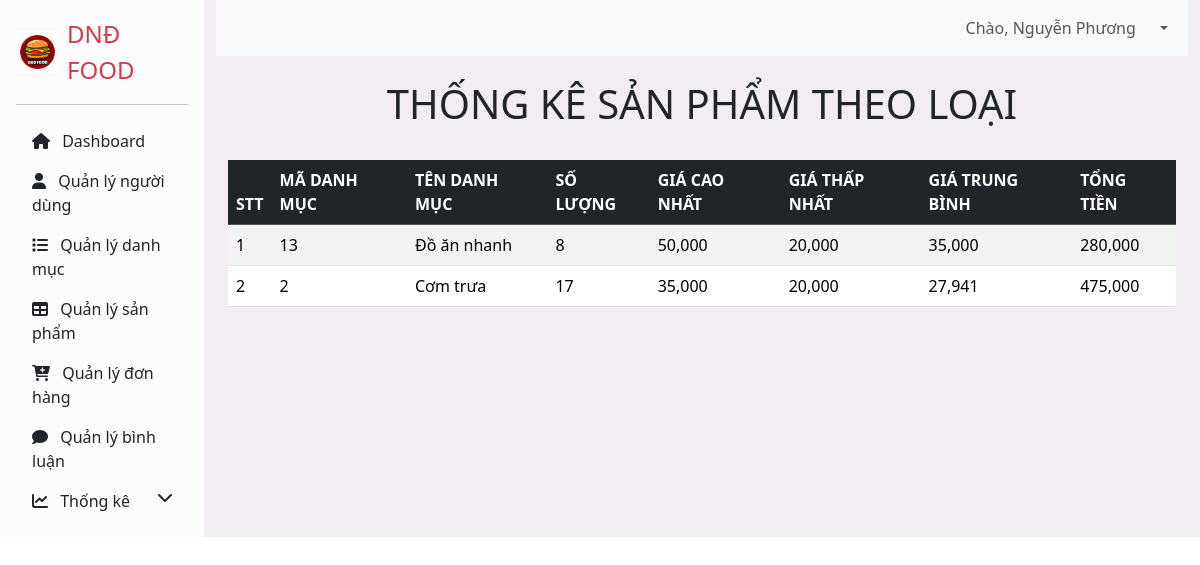
The app's page /controller/index.php?act=statistical (signed in) with its own data.
### tables this page shows
CREATE TABLE `category` (
  `category_id` int NOT NULL,
  `category_name` varchar(255) NOT NULL
);

### model/PDO.php (called while the page is built, shortened)
<?php
function pdo_get_connection()
{
    $dburl = "mysql:host=localhost;dbname=duan11;charset=utf8";
    $usename = "root";
    $password = "";
    $conn = new PDO($dburl, $usename, $password);
    $conn->setAttribute(PDO::ATTR_ERRMODE, PDO::ERRMODE_EXCEPTION);
    return $conn;
}
function pdo_query($sql)
{
    $sql_args = array_slice(func_get_args(), 1);
    try {
        $conn = pdo_get_connection();
        $stmt = $conn->prepare($sql);
        $stmt->execute($sql_args);
        $rows = $stmt->fetchAll(PDO::FETCH_ASSOC);
        return $rows;
    } catch (PDOException $e) {
        throw $e;
    } finally {
        unset($conn);
    }
}

### model/statistical.php (called while the page is built, shortened)
<?php
function loadall_thongke($kyw = "") {
  $sql = "SELECT category.category_id AS madm, category.category_name AS tendm,
                  COUNT(product.product_id) AS countsp,
                  MIN(product.product_sale_price) AS minprice,
                  MAX(product.product_sale_price) AS maxprice,
                  AVG(product.product_sale_price) AS avgprice,
                  SUM(product.product_sale_price) AS sumprice";
  $sql .= " FROM product";
  $sql .= " LEFT JOIN category ON category.category_id = product.category_id";
  $sql .= " WHERE 1";
  $sql .= " GROUP BY category.category_id";
  $sql .= " ORDER BY category.category_id DESC";
  $listtk = pdo_query($sql);
  return $listtk;
}

### controller/statisticalController/listStatistical.php (the view, shortened to what this page needs)
<main class="container">
    <div class="row my-4">
        <div class="col">
            <h1 class="text-center">THỐNG KÊ SẢN PHẨM THEO LOẠI</h1>
        </div>
    </div>
    <div class="row">
        <div class="col">
            <div class="table-responsive">
                <table class="table table-striped table-hover">
                    <thead class="table-dark">
                        <tr>
                            <th scope="col">STT</th>
                            <th scope="col">MÃ DANH MỤC</th>
                            <th scope="col">TÊN DANH MỤC</th>
                            <th scope="col">SỐ LƯỢNG</th>
                            <th scope="col">GIÁ CAO NHẤT</th>
                            <th scope="col">GIÁ THẤP NHẤT</th>
                            <th scope="col">GIÁ TRUNG BÌNH</th>
                            <th scope="col">TỔNG TIỀN</th>
                        </tr>
                    </thead>
                    <tbody>
                        <?php $count = 1;
                        foreach ($listthongke as $thongke) {
                            echo '<tr>
                                    <td>'.$count.'</td>
                                    <td>'.$thongke['madm'].'</td>
                                    <td>'.$thongke['tendm'].'</td>
                                    <td>'.$thongke['countsp'].'</td>
                                    <td>'.number_format($thongke['maxprice']).'</td>
                                    <td>'.number_format($thongke['minprice']).'</td>
                                    <td>'.number_format($thongke['avgprice']).'</td>
                                    <td>'.number_format($thongke['sumprice']).'</td>
                                  </tr>';
                            $count++;
                        }
                        ?>
                    </tbody>
                </table>
            </div>
        </div>
    </div>
    </div>

### controller/header.php (style rules this page uses)
main { background-color: rgb(242, 237, 243); }

### records on screen
category: category_id "13", category_name "Đồ ăn nhanh", countsp "8", maxprice "50,000", minprice "20,000", avgprice "35,000", sumprice "280,000"
category: category_id "2", category_name "Cơm trưa", countsp "17", maxprice "35,000", minprice "20,000", avgprice "27,941", sumprice "475,000"

### other values on screen
$_SESSION['user']['full_name'] "Nguyễn Phương"
